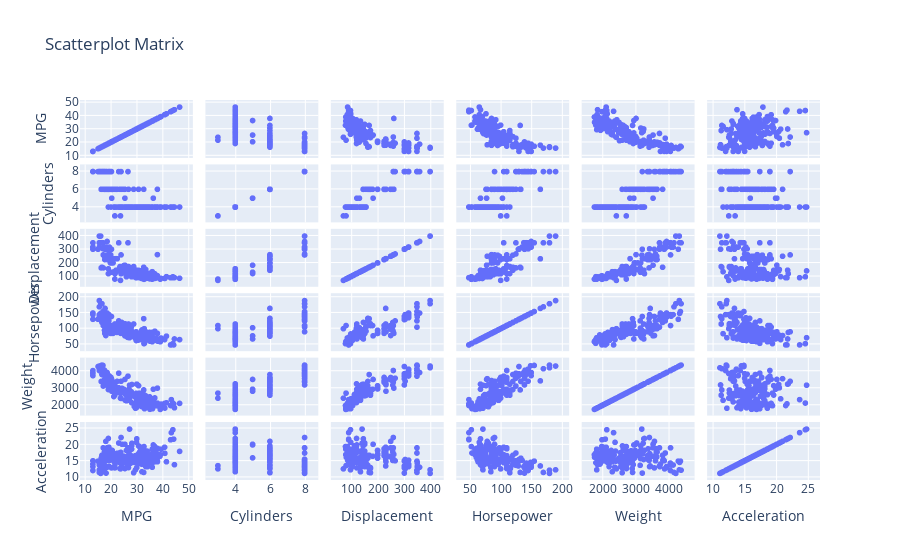

Notebook code for this chart:
### Code cell
import pandas as pd
import plotly.express as px
df = pd.read_csv("multi-cars2.csv")
numeric_columns = ['mpg', 'cylinders', 'displacement', 'horsepower', 'weight', 'acceleration']
df[numeric_columns] = df[numeric_columns].apply(pd.to_numeric, errors='coerce')
fig = px.scatter_matrix(df, dimensions=numeric_columns, title='Scatterplot Matrix',
                        labels={'mpg': 'MPG', 'cylinders': 'Cylinders', 'displacement': 'Displacement',
                                'horsepower': 'Horsepower', 'weight': 'Weight', 'acceleration': 'Acceleration'})
fig.show()

### Figure 1 — Plotly figure (JSON) as saved in the notebook; plotly's stock layout.template omitted (floating-point values rounded to 4 significant figures; data arrays with more than 128 entries replaced by an {"elided": "..."} marker saying what was removed)
{"data": [{"dimensions": [{"axis": {"matches": true}, "label": "MPG", "values": {"elided": "200 float values"}}, {"axis": {"matches": true}, "label": "Cylinders", "values": {"elided": "200 int values"}}, {"axis": {"matches": true}, "label": "Displacement", "values": {"elided": "200 int values"}}, {"axis": {"matches": true}, "label": "Horsepower", "values": {"elided": "200 int values"}}, {"axis": {"matches": true}, "label": "Weight", "values": {"elided": "200 int values"}}, {"axis": {"matches": true}, "label": "Acceleration", "values": {"elided": "200 float values"}}], "hovertemplate": "%{xaxis.title.text}=%{x}<br>%{yaxis.title.text}=%{y}<extra></extra>", "legendgroup": "", "marker": {"color": "#636efa", "symbol": "circle"}, "name": "", "showlegend": false, "type": "splom"}], "layout": {"dragmode": "select", "legend": {"tracegroupgap": 0}, "title": {"text": "Scatterplot Matrix"}}}
